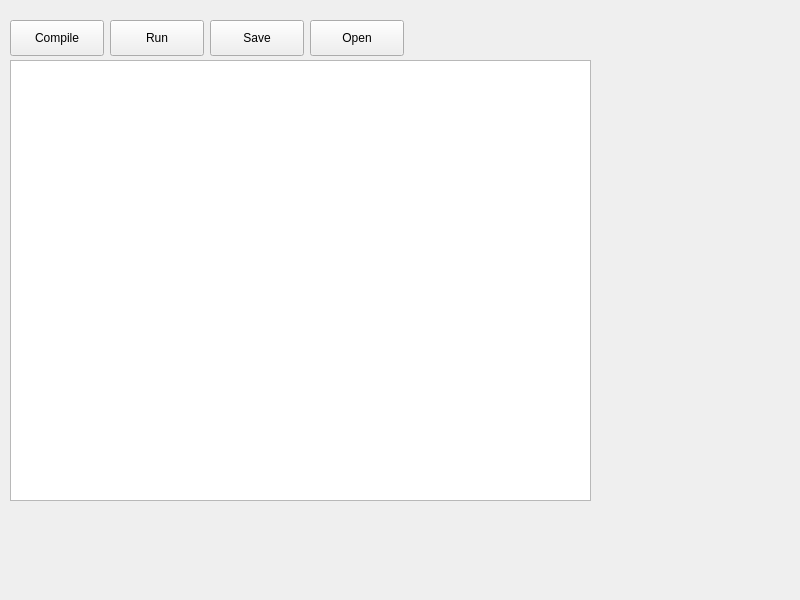
<?xml version="1.0" encoding="UTF-8"?>
<ui version="4.0">
 <class>MainWindow</class>
 <widget class="QMainWindow" name="MainWindow">
  <property name="geometry">
   <rect>
    <x>0</x>
    <y>0</y>
    <width>800</width>
    <height>600</height>
   </rect>
  </property>
  <property name="windowTitle">
   <string>NASMedit</string>
  </property>
  <widget class="QWidget" name="centralwidget">
   <widget class="QPushButton" name="btnCompileCode">
    <property name="geometry">
     <rect>
      <x>10</x>
      <y>20</y>
      <width>94</width>
      <height>36</height>
     </rect>
    </property>
    <property name="text">
     <string>Compile</string>
    </property>
   </widget>
   <widget class="QPushButton" name="btnRunCode">
    <property name="geometry">
     <rect>
      <x>110</x>
      <y>20</y>
      <width>94</width>
      <height>36</height>
     </rect>
    </property>
    <property name="text">
     <string>Run</string>
    </property>
   </widget>
   <widget class="QPlainTextEdit" name="codeEditor">
    <property name="geometry">
     <rect>
      <x>10</x>
      <y>60</y>
      <width>581</width>
      <height>441</height>
     </rect>
    </property>
    <property name="plainText">
     <string/>
    </property>
   </widget>
   <widget class="QPushButton" name="btnSaveCode">
    <property name="geometry">
     <rect>
      <x>210</x>
      <y>20</y>
      <width>94</width>
      <height>36</height>
     </rect>
    </property>
    <property name="text">
     <string>Save</string>
    </property>
   </widget>
   <widget class="QPushButton" name="btnOpenCode">
    <property name="geometry">
     <rect>
      <x>310</x>
      <y>20</y>
      <width>94</width>
      <height>36</height>
     </rect>
    </property>
    <property name="text">
     <string>Open</string>
    </property>
   </widget>
  </widget>
 </widget>
 <resources/>
 <connections/>
</ui>
